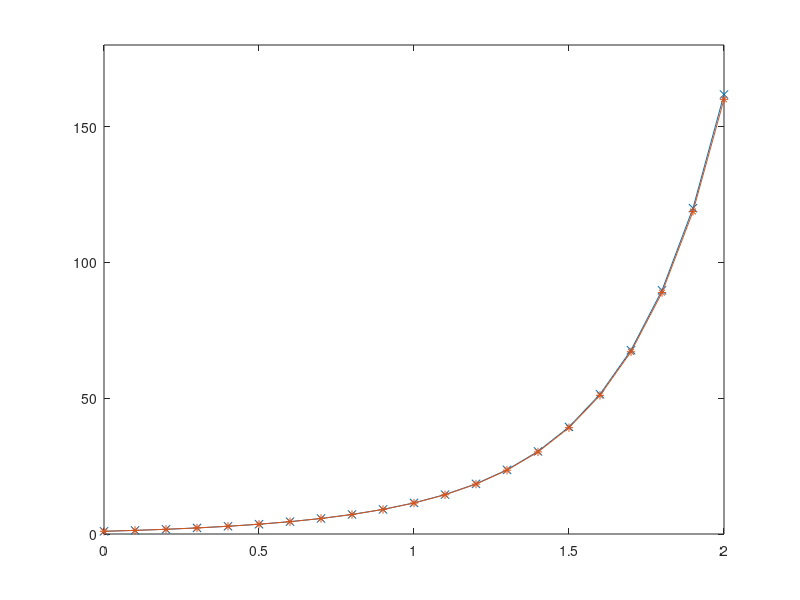

Source code (MATLAB):
function ff=primer2
n=20; h=0.1;
x(1)=0; y(1)=1;
for i=1:n
    x(i+1)=x(i)+h;
    k1=fun(x(i),y(i));
    k2=fun(x(i)+h/2,y(i)+h*k1/2);
    k3=fun(x(i)+h/2,y(i)+h*k2/2);
    k4=fun(x(i)+h,y(i)+h*k3);
    y(i+1)=y(i)+h*(k1+2*k2+2*k3+k4)/6;
end;
z(1)=1;
for i=1:n
    k1=fun(x(i),y(i));
    k2=fun(x(i)+h,y(i)+h*k1);
    z(i+1)=z(i)+h*(k1+k2)/2;
end;
t=0:0.05:2;
%w=3-2*t+t.^2-2*exp(-t);
%plot(x,y,'-x',x,z,'-*',t,w);
plot(x,y,'-x',x,z,'-*');
axis([0 2 0 180]);
%plot(x,y,'-x');
%plot(x,z,'-*');
ff=[x',y'];

function f=fun(x,y)
%f=-y+x^2+1;
f=(x+1)*(y+2);
%f=x-y;
%f=x*y+2*x-y+1;